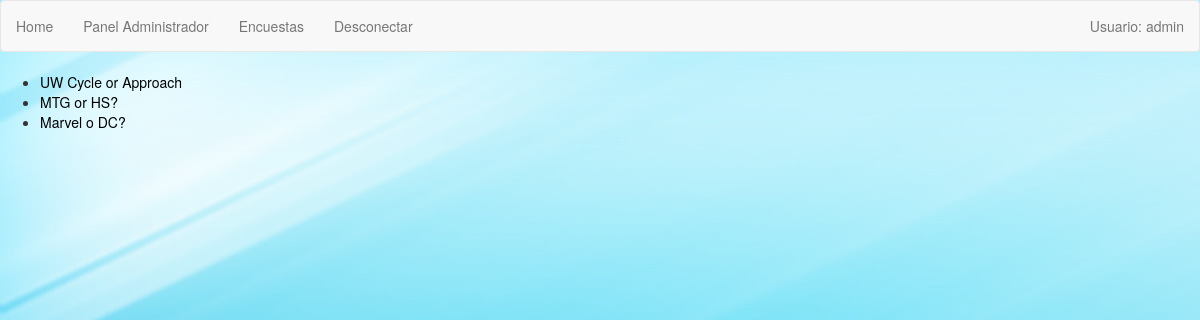
Screenshot of /index (signed in) with the database file from the repository.
### polls/models.py (models this page shows, shortened)
class Pregunta(models.Model):
    autor = models.ForeignKey(settings.AUTH_USER_MODEL,on_delete=models.CASCADE,)
    texto = models.CharField(max_length=200)
    fecha_publicacion = models.DateTimeField('Fecha Publicacion')
    fecha_expiracion = models.DateTimeField('Fecha Expiracion')

### polls/views.py (the view)
# urls.py: path('index', views.IndexView.as_view(), name='index'),
class IndexView(generic.ListView):
    template_name = 'polls/index.html'
    context_object_name = 'lista_respuesta'
    def get_queryset(self):
        return Pregunta.objects.order_by('-fecha_publicacion')[:5]

### polls/templates/polls/index.html
{% extends "../base.html" %}
{% load static %}
{% block content %}
<link rel="stylesheet" type="text/css" href="{% static 'polls/style.css' %}" />
{% if lista_respuesta %}
    <ul>
    {% for pregunta in lista_respuesta %}
        <li><a href="{% url 'polls:detail' pregunta.id %}">{{ pregunta.texto }}</a></li>
    {% endfor %}
    </ul>
{% else %}
    <p>No polls are available.</p>
{% endif %}
{% endblock %}

### polls/templates/base.html (shortened to what this page needs)
<!DOCTYPE html>
<html lang="en">
<head>
  <link rel="stylesheet" href="//netdna.bootstrapcdn.com/bootstrap/3.1.0/css/bootstrap.min.css">
</head>
<body>
  <nav class="navbar navbar-default" role="navigation">
    <div class="navbar-header">
      <ul class="nav navbar-nav">
        <li><a href="/">Home</a></li>
        <li><a href="/admin">Panel Administrador</a></li>
        {% if user.is_authenticated %}
         <li><a href="/index">Encuestas</a></li>
         <li><a href="{% url "logout" %}">Desconectar</a></li>
        {% else %}
          <li><a href="/accounts/login">Conectar</a></li>
        {%endif%}
    </div>
    <div class="collapse navbar-collapse navbar-ex1-collapse">
      <ul class="nav navbar-nav navbar-right">
        <li><a href="#">{% if user.is_authenticated %}
        				Usuario: {{user}}
    				  {% else %}
        				Usuario desconectado
    				  {% endif %}
        </a></li>
      </ul>
    </div>
  </nav>
  {% block content %}
  {% endblock %}
</body>
</html>

### polls/static/polls/style.css (style rules this page uses)
li a { color: black; }
body { background: white url("images/fondo.jpg"); }

### rows the page displays
Pregunta: texto "UW Cycle or Approach"
Pregunta: texto "MTG or HS?"
Pregunta: texto "Marvel o DC?"

### other values shown
{{ user }} "admin"
